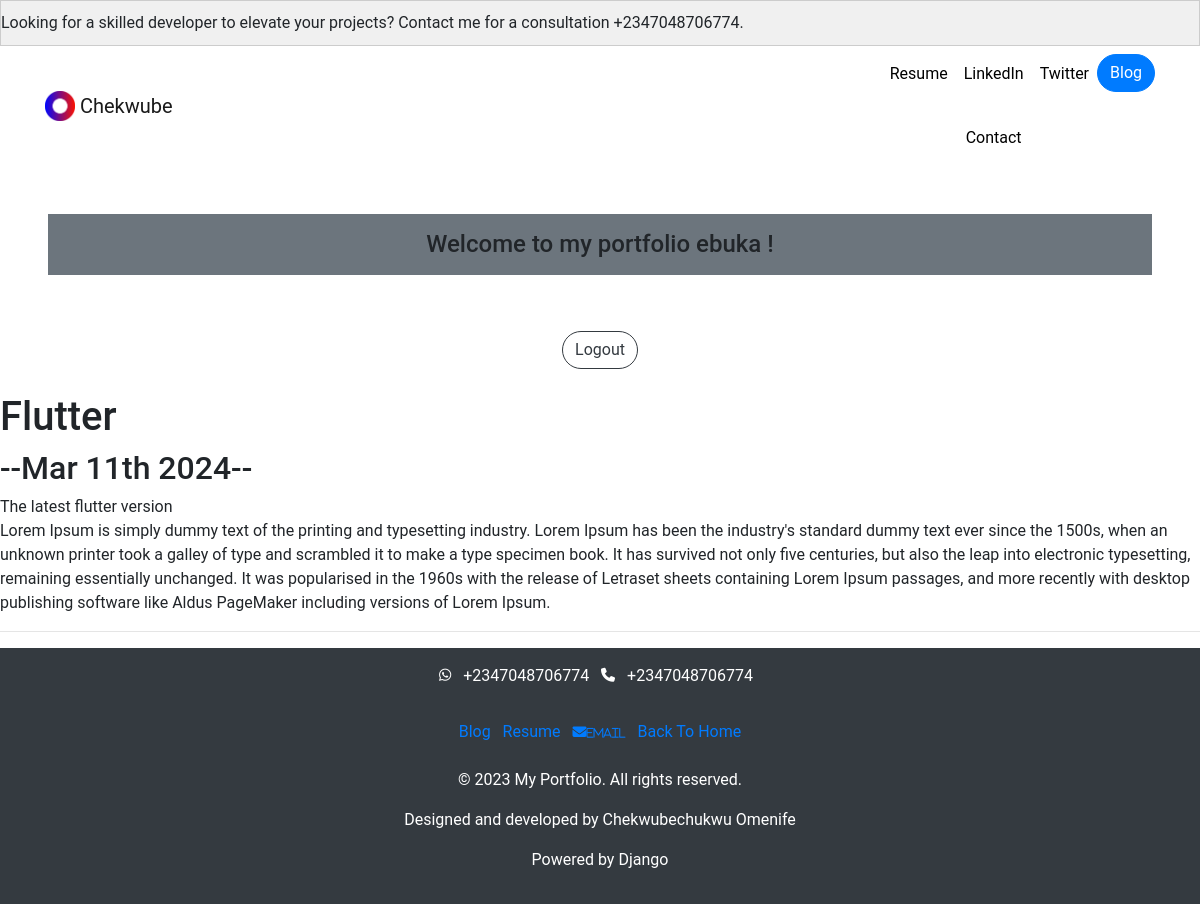
The page /blog/10/ (signed in) on the database its author committed.
### blog/models.py (models this page shows, shortened)
class Blog(models.Model):
    title = models.CharField(max_length=100)
    description = models.TextField()
    date = models.DateField()

### blog/views.py (the view)
# urls.py: path("<int:blog_id>/", views.detail, name="detail"),
@login_required
def detail(request, blog_id):
    blog = get_object_or_404(Blog, pk=blog_id)
    return render(request, "blog/detail.html", {"blog": blog})

### blog/templates/blog/detail.html
{% extends 'portfolio/base.html' %}
{% block content %}
<h1>{{ blog.title }}</h1>
<h2>--{{ blog.date|date:'M jS Y' }}--</h2>
{{ blog.description|safe }}
{% endblock %}

### portfolio/templates/portfolio/base.html (shortened to what this page needs)
{% load static %}
<!doctype html>
<html lang="en">
<head>
  <link rel="stylesheet" href="https://stackpath.bootstrapcdn.com/bootstrap/4.4.1/css/bootstrap.min.css">
  <link rel="stylesheet" href="{% static "portfolio/custom.css" %}">
  <link rel="stylesheet" href="https://cdnjs.cloudflare.com/ajax/libs/font-awesome/6.5.1/css/all.min.css" />
</head>
<body>
                  <div class="marquee-container">
        <div class="marquee">
        Looking for a skilled developer to elevate your projects? Contact me for a consultation +2347048706774.
        </div>
    </div>
  <nav id="topNav" class="navbar navbar-expand-md navbar-light ">
    <div class="container ">
      <a class="navbar-brand btn-outline-light rounded-pill" href="{% url 'home' %}">
        <img src="{% static "portfolio/Logo.png" %}" width="30" height="30" class="d-inline-block align-top" alt="Nick's Logo">
        <span>Chekwube</span>
      </a>
      <div class="collapse navbar-collapse text-center" id="navbarNav">
        <ul class="navbar-nav ml-auto">
          <li class="nav-item">
            <a class="nav-link btn-outline-light rounded-pill" href="{% static "portfolio/cv.pdf" %}"download="resume.pdf target="_blank">Resume</a>
          </li>
          <li class="nav-item">
            <a class="nav-link btn-outline-light rounded-pill" href="https://www.linkedin.com/ebukaomenife" target="_blank">LinkedIn</a><br>
            <a class="nav-link btn-outline-light rounded-pill" href="{% url 'contact_me' %}" target="_blank">Contact</a>
          </li>
          <li class="nav-item">
            <a class="nav-link btn-outline-light rounded-pill" href="https://twitter.com/xcheche" target="_blank">Twitter</a>
          </li>
          <li>
            <a role="button" href="{% url 'blog:all_blogs' %}" class="btn btn-primary rounded-pill" target="_blank">Blog</a>
          </li>
        </ul>
      </div>
    </div>
  </nav>
  {% if user.is_authenticated %}
<h4 class="text-center bg bg-secondary p-3 m-5"> Welcome to my portfolio {{ user.username }} !</h4>
<form action="{% url 'logoutuser' %}" method="POST" class="text-center">
    <button type="submit" class="btn btn-outline-dark rounded-pill mt-2">Logout</button>
</form><br>
{% else %}
<a href="{% url 'signupuser' %}" class="btn btn-outline-dark rounded-pill mx-5">Sign Up</a>
<a href="{% url 'loginuser' %}" class="btn btn-outline-dark rounded-pill">Login</a>
{% endif %}
    {% block content %}{% endblock %}
</body>
<hr>
<footer class="container-fluid bg-dark text-white py-3" >
  <div class="row">
    <div class="col">  <p>
        <i class="fab fa-whatsapp fa-sm"></i> <a href="tel:+2347048706774" class="text-white mx-2"> +2347048706774</a>
        <i class="fa fa-phone fa-sm"></i> <a href="tel:+2347048706774" class="text-white mx-2"> +2347048706774</a>
        <br>
      </p>
    </div>
  </div>
<div  style="text-decoration: none"   class="row d-flex justify-content-center  align-items-center m-2 p-2 mb-3 ">
    <a href="{% url 'blog:all_blogs' %}" class="blog">Blog</a>&nbsp; &nbsp;
  <a href="{% static 'portfolio/mycv.pdf' %}" class="resume">Resume</a>&nbsp; &nbsp;
  <a href="mailto:checheomenife@gmail.com" class="fa fa-envelope fa-sm"><small>email</small></a>&nbsp; &nbsp;
  <a href="/">Back To Home</a>
</div>
 <p>&copy; 2023 My Portfolio. All rights reserved.</p>
      <p>Designed and developed by Chekwubechukwu Omenife</p>
      <p>Powered by Django</p>
</footer>
</html>

### portfolio/static/portfolio/custom.css (style rules this page uses)
.navbar-nav .nav-link { color: rgba(0,0,0,1) !important; }
body { font-family: 'roboto', sans-serif; }
footer { text-align: center; }
.marquee-container { width: 100%; overflow: hidden; background-color: #f0f0f0; border: 1px solid #ccc; padding: 10px 0; margin: auto; }
.marquee { display: inline-block; white-space: nowrap; animation: marquee 25s linear infinite; }

### rows shown on the page
Blog: title "Flutter", date "Mar 11th 2024", description "The latest flutter version Lorem Ipsum is simply dummy text of the printing and typesetting industry. Lorem Ipsum has been the industry's standard dummy text ever since the 1500s, when an unknown printer took a galley of type and scrambled it to make a type specimen book. It has survived not only five centuries, but also the leap into electronic typesetting, remaining essentially unchanged. It was popularised in the 1960s with the release of Letraset sheets containing Lorem Ipsum passages, and more recently with desktop publishing software like Aldus PageMaker including versions of Lorem Ipsum."

### other values the page prints
{{ user.username }} "ebuka"
